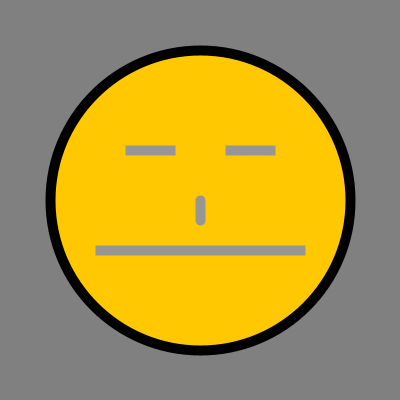
Frame 1 (no input)
Frame 60 (the mouse pressed at the canvas centre just before this capture): identical to frame 1, image omitted
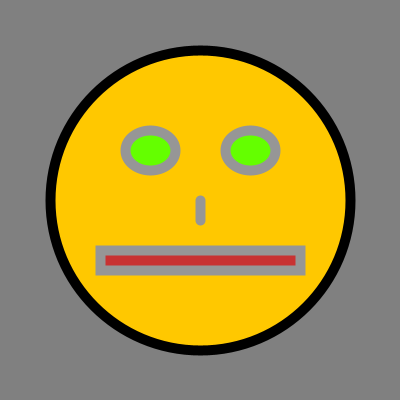
Frame 120 (the mouse held since frame 60 and released just before this capture)

The Processing sketch that drew these frames (run headless with seeded random() and noise(); from frame 60 on, the mouse is pressed at the canvas centre):

// Processing sketch: processing_92310
// ── processing_92310.pde

// this is what happens when the program starts:
//it only happens once.
void setup() {
  //this creates a canvas of 400 pixels wide
  //and 400 pixels high
  size(400, 400);
  smooth();
  //press 3 times garder when drawing lines
  strokeWeight(10);
}
void draw() {
  background(128);
  stroke(0);


  fill(300, 200, 0);

  //face!
  //this tells Processing how to draw
  //it happens continuously

  //draw a big round ellipse
  //at position 200,200
  //width 300
  //heights 300
  ellipse(200, 200, 300, 300); 


  //eyes!
  fill(100, 300, 0);
  stroke(150);
  ellipse(150, 150, 50, mouseX / 5);
  ellipse(250, 150, 50, mouseY / 5);

  fill(200, 50, 50);
  rect(100, 250, 200, mouseX / 10);

  //draw another line from 200, 200 to 200, 220
  line(200, 200, 200, 220);
}
